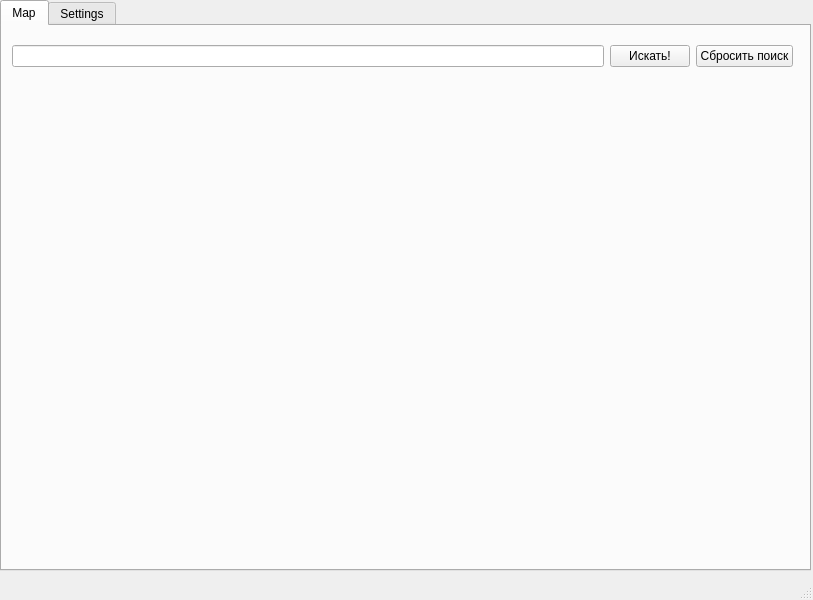
<?xml version="1.0" encoding="UTF-8"?>
<ui version="4.0">
 <class>MainWindow</class>
 <widget class="QMainWindow" name="MainWindow">
  <property name="geometry">
   <rect>
    <x>0</x>
    <y>0</y>
    <width>813</width>
    <height>600</height>
   </rect>
  </property>
  <property name="windowTitle">
   <string>Карты</string>
  </property>
  <widget class="QWidget" name="centralwidget">
   <widget class="QTabWidget" name="tabWidget">
    <property name="geometry">
     <rect>
      <x>0</x>
      <y>0</y>
      <width>811</width>
      <height>571</height>
     </rect>
    </property>
    <property name="currentIndex">
     <number>0</number>
    </property>
    <property name="movable">
     <bool>false</bool>
    </property>
    <widget class="QWidget" name="Map">
     <property name="cursor">
      <cursorShape>ArrowCursor</cursorShape>
     </property>
     <attribute name="title">
      <string>Map</string>
     </attribute>
     <widget class="QWidget" name="horizontalLayoutWidget">
      <property name="geometry">
       <rect>
        <x>10</x>
        <y>10</y>
        <width>781</width>
        <height>41</height>
       </rect>
      </property>
      <layout class="QHBoxLayout" name="horizontalLayout">
       <item>
        <widget class="QLineEdit" name="search_input"/>
       </item>
       <item>
        <widget class="QPushButton" name="search_button">
         <property name="text">
          <string>Искать!</string>
         </property>
        </widget>
       </item>
       <item>
        <widget class="QPushButton" name="reset_button">
         <property name="text">
          <string>Сбросить поиск</string>
         </property>
        </widget>
       </item>
      </layout>
     </widget>
     <widget class="QLabel" name="image_label">
      <property name="geometry">
       <rect>
        <x>10</x>
        <y>50</y>
        <width>781</width>
        <height>421</height>
       </rect>
      </property>
      <property name="acceptDrops">
       <bool>false</bool>
      </property>
      <property name="text">
       <string/>
      </property>
      <property name="alignment">
       <set>Qt::AlignCenter</set>
      </property>
     </widget>
     <widget class="QLabel" name="address_label">
      <property name="enabled">
       <bool>true</bool>
      </property>
      <property name="geometry">
       <rect>
        <x>10</x>
        <y>470</y>
        <width>781</width>
        <height>20</height>
       </rect>
      </property>
      <property name="text">
       <string/>
      </property>
     </widget>
    </widget>
    <widget class="QWidget" name="tab">
     <attribute name="title">
      <string>Settings</string>
     </attribute>
     <widget class="QComboBox" name="style_combobox">
      <property name="geometry">
       <rect>
        <x>20</x>
        <y>50</y>
        <width>251</width>
        <height>31</height>
       </rect>
      </property>
     </widget>
     <widget class="QLabel" name="label">
      <property name="geometry">
       <rect>
        <x>20</x>
        <y>20</y>
        <width>271</width>
        <height>21</height>
       </rect>
      </property>
      <property name="font">
       <font>
        <family>Open Sans</family>
        <pointsize>11</pointsize>
       </font>
      </property>
      <property name="text">
       <string>Выбор слоя карты</string>
      </property>
     </widget>
     <widget class="QLabel" name="label_2">
      <property name="geometry">
       <rect>
        <x>440</x>
        <y>15</y>
        <width>261</width>
        <height>31</height>
       </rect>
      </property>
      <property name="font">
       <font>
        <family>Open Sans</family>
        <pointsize>11</pointsize>
       </font>
      </property>
      <property name="text">
       <string>Начальное приближение карты</string>
      </property>
     </widget>
     <widget class="QDoubleSpinBox" name="initial_spn_spinbox">
      <property name="geometry">
       <rect>
        <x>440</x>
        <y>50</y>
        <width>251</width>
        <height>31</height>
       </rect>
      </property>
     </widget>
     <widget class="QLabel" name="label_3">
      <property name="geometry">
       <rect>
        <x>20</x>
        <y>370</y>
        <width>501</width>
        <height>61</height>
       </rect>
      </property>
      <property name="font">
       <font>
        <family>Open Sans</family>
        <pointsize>11</pointsize>
       </font>
      </property>
      <property name="text">
       <string>Начальный адрес</string>
      </property>
     </widget>
     <widget class="QLineEdit" name="initial_address_input">
      <property name="geometry">
       <rect>
        <x>20</x>
        <y>420</y>
        <width>771</width>
        <height>91</height>
       </rect>
      </property>
     </widget>
     <widget class="QPushButton" name="end_button">
      <property name="geometry">
       <rect>
        <x>20</x>
        <y>520</y>
        <width>131</width>
        <height>31</height>
       </rect>
      </property>
      <property name="font">
       <font>
        <family>Open Sans</family>
        <pointsize>12</pointsize>
        <weight>50</weight>
        <bold>false</bold>
       </font>
      </property>
      <property name="text">
       <string>Применить</string>
      </property>
     </widget>
     <widget class="QLabel" name="label_4">
      <property name="geometry">
       <rect>
        <x>440</x>
        <y>90</y>
        <width>271</width>
        <height>21</height>
       </rect>
      </property>
      <property name="font">
       <font>
        <family>Open Sans</family>
        <pointsize>11</pointsize>
       </font>
      </property>
      <property name="text">
       <string>Почтовый индекс</string>
      </property>
     </widget>
     <widget class="QComboBox" name="index_combobox">
      <property name="geometry">
       <rect>
        <x>440</x>
        <y>120</y>
        <width>251</width>
        <height>31</height>
       </rect>
      </property>
     </widget>
    </widget>
   </widget>
  </widget>
  <widget class="QStatusBar" name="statusbar"/>
 </widget>
 <resources/>
 <connections/>
</ui>
